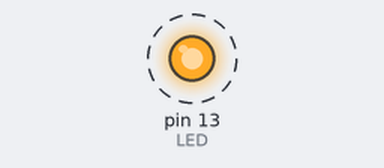
This sketch was run on a simulated Arduino Uno, built with avr-gcc and run on an emulated ATmega328P. Shown: output pins drawn as LEDs (lit = HIGH). Dashed ring = blinking. What the sketch prints to the serial monitor is not drawn.

Above: at 0.5 s.
Timing chart, 0 to 4.6 s (numbered marks = the images above):
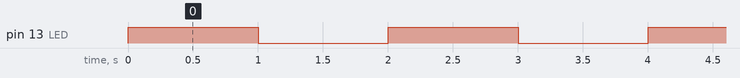

The sketch:

sketch_sep18a.ino
```cpp
#define LED 13  // Normalmente è PIN 13 su arduino UNO PER IL LED INTERNO
#define LEDINTERNO 25
void setup() {
  Serial.begin(9600);
  Serial.println(F("TEST"));
  pinMode(LED, OUTPUT);
}

void loop() {
  digitalWrite(LED, HIGH);
  delay(1000);
  Serial.println(F("Dovrebbe Lampeggiare"));
  digitalWrite(LED, LOW);
  delay(1000);
}
```

Measured:
- by itself, pin 13 (LED): alternates HIGH for 1.0 s and LOW for 1.0 s
